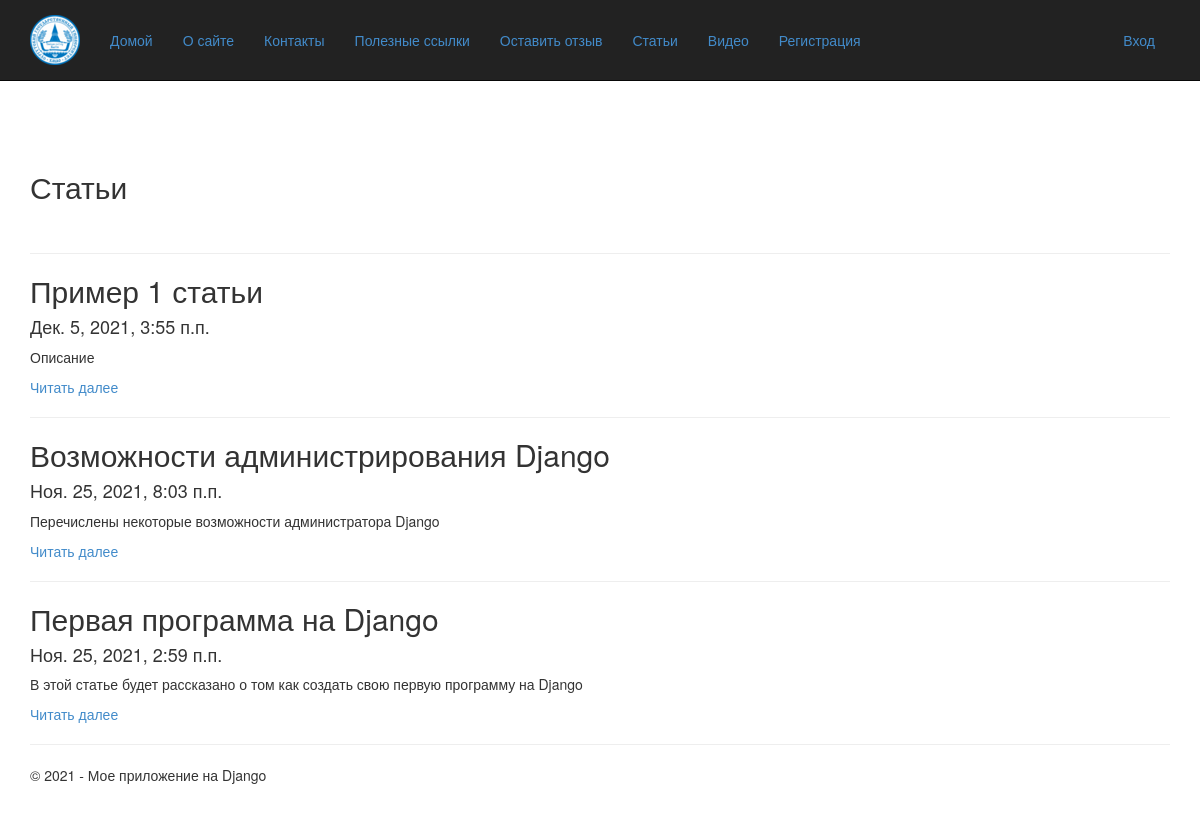
Screenshot of /blog/ with the database file from the repository.
### app/models.py (models this page shows, shortened)
class Blog(models.Model):
    title = models.CharField(max_length = 100, unique_for_date = "posted", verbose_name = "Заголовок")
    description = models.TextField(verbose_name = "Краткое содержание")
    content = models.TextField(verbose_name = "Полное содержание")
    posted = models.DateTimeField(default = datetime.now(), db_index = True, verbose_name = "Опубликовано!")
    author = models.ForeignKey(User, null = True, blank = True, on_delete = models.SET_NULL, verbose_name = "Автор")
    image = models.FileField(default = "temp.jpg", verbose_name = "Путь к картинке")
    class Meta:
        db_table = "Posts"
        ordering = ["-posted"]
        verbose_name = "статья блога"
        verbose_name_plural = "статьи блога"

### app/views.py (the view)
# urls.py: path('blog/', views.blog, name='blog'),
def blog(request):
    posts = Blog.objects.all()
    assert isinstance(request, HttpRequest)
    return render(
        request,
        "app/blog.html",
        {
            'title':'Статьи',
            'posts': posts,
            'year':datetime.now().year,
        }
    )

### app/templates/app/blog.html
{% extends "app/layout.html" %}
{% block content %}
<h2>{{ title }}</h2> <br />
{% for post in posts %}
<hr />
<div class=" ">
    <h2> {{post.title}} </h2>
    <h4> {{post.posted}}</h4>
    <p>  {{post.description}}</p>
    <p>  <a href="{% url "blogpost" parametr=post.id %}"> Читать далее </a></p>
</div>
{% endfor %}
{% endblock %}

### app/templates/app/layout.html (shortened to what this page needs)
<!DOCTYPE html>
<html>
<head>
    {% load staticfiles %}
    <link rel="stylesheet" type="text/css" href="{% static 'app/content/bootstrap.css' %}" />
    <link rel="stylesheet" type="text/css" href="{% static 'app/content/site.css' %}" />
</head>
<body>
    <div class="navbar navbar-inverse navbar-fixed-top">
        <div class="container">
            <div class="navbar-header">
                <a href="/" class="navbar-brand"><img src="{% static 'app/content/logo.png' %}" alt="logo" /> </a>
            </div>
            <div class="navbar-collapse collapse">
                <ul class="nav navbar-nav">
                    <li><a href="{% url 'home' %}">Домой</a></li>
                    <li><a href="{% url 'about' %}">О сайте</a></li>
                    <li><a href="{% url 'contact' %}">Контакты</a></li>
                    <li><a href="{% url 'links' %}">Полезные ссылки</a></li>
                    <li><a href="{% url 'anketa' %}">Оставить отзыв</a></li>
                    <li><a href="{% url 'blog' %}">Статьи</a></li>
                    <li><a href="{% url 'videopost' %}">Видео</a></li>
                    {% if not user.is_authenticated %}
                    <li><a href="{% url 'registration' %}">Регистрация</a></li>
                    {% endif %}
                </ul>
                {% include 'app/loginpartial.html' %}
            </div>
        </div>
    </div>
    <div class="container body-content">
{% block content %}{% endblock %}
        <hr/>
        <footer>
            <p>&copy; {{ year }} - Мое приложение на Django</p>
        </footer>
    </div>
</body>
</html>

### app/templates/app/loginpartial.html
﻿{% if user.is_authenticated %}
<form id="logoutForm" action="/logout/" method="post" class="navbar-right">
    {% csrf_token %}
    <ul class="nav navbar-nav navbar-right">
        <li><span class="navbar-brand">Добро пожаловать {{ user.username }}!</span></li>
        <li><a href="javascript:document.getElementById('logoutForm').submit()">Выйти</a></li>
    </ul>
</form>
{% else %}
<ul class="nav navbar-nav navbar-right">
    <li><a href="{% url 'login' %}">Вход</a></li>
</ul>
{% endif %}

### app/static/app/content/site.css (style rules this page uses)
body { padding-top: 150px; padding-bottom: 20px; }
.body-content { padding-left: 15px; padding-right: 15px; }

### rows the page displays
Blog: title "Пример 1 статьи", posted "Дек. 5, 2021, 3:55 п.п.", description "Описание"
Blog: title "Возможности администрирования Django", posted "Ноя. 25, 2021, 8:03 п.п.", description "Перечислены некоторые возможности администратора Django"
Blog: title "Первая программа на Django", posted "Ноя. 25, 2021, 2:59 п.п.", description "В этой статье будет рассказано о том как создать свою первую программу на Django"

### other values shown
{{ title }} "Статьи"
